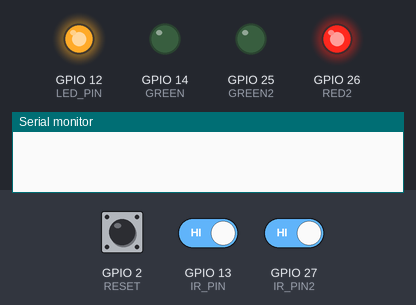
Bench run of a sketch on a simulated ESP32. Shown: output pins drawn as LEDs (lit = HIGH), the last lines printed to the serial monitor. The inputs (shaded band) are chosen by the test bench; at power-on: GPIO 13 (IR_PIN) HIGH, GPIO 27 (IR_PIN2) HIGH, GPIO 2 (RESET) HIGH.

Above: at 1.2 s.
1.3 s: GPIO 13 (IR_PIN) driven LOW
At 2.0 s:
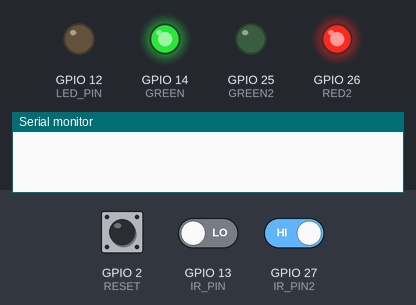
11.5 s: GPIO 27 (IR_PIN2) driven LOW
At 12.2 s:
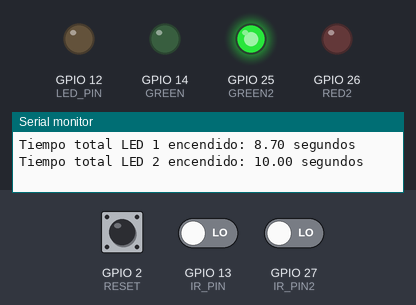
21.5 s: GPIO 13 (IR_PIN) driven HIGH
At 22.2 s:
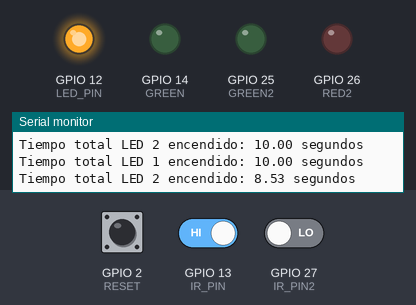
23.0 s: GPIO 13 (IR_PIN) driven LOW
At 23.3 s:
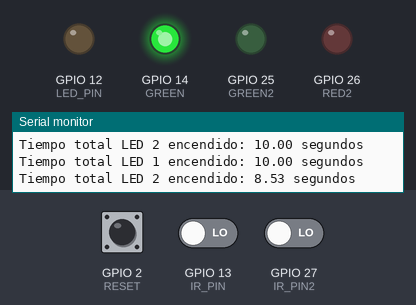
31.5 s: GPIO 27 (IR_PIN2) driven HIGH
At 32.2 s:
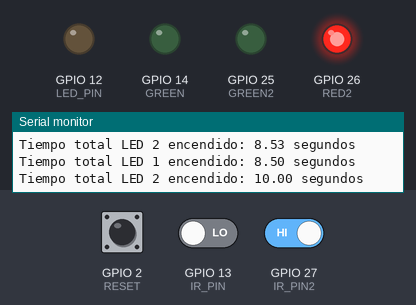
33.0 s: GPIO 13 (IR_PIN) driven HIGH and GPIO 27 (IR_PIN2) driven LOW
At 33.3 s:
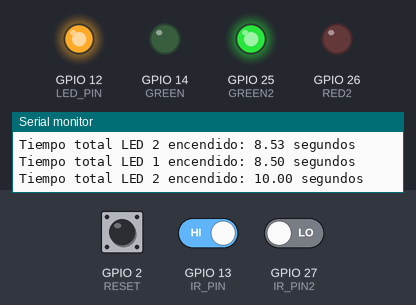
Timing chart, 0 to 41.6 s (numbered marks = the images above; inputs shaded):
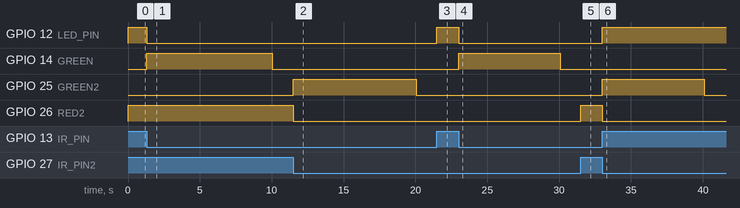

Measured:
- after the input at 1.3 s, GPIO 12 (LED_PIN): HIGH → LOW at once; GPIO 14 (GREEN): LOW → HIGH at once, → LOW 8.7 s later
- after the input at 11.5 s, GPIO 25 (GREEN2): LOW → HIGH at once, → LOW 8.6 s later; GPIO 26 (RED2): HIGH → LOW at once
- after the input at 21.5 s, GPIO 12 (LED_PIN): LOW → HIGH at once
- after the input at 23.0 s, GPIO 12 (LED_PIN): HIGH → LOW at once; GPIO 14 (GREEN): LOW → HIGH at once, → LOW 7.1 s later
- after the input at 31.5 s, GPIO 26 (RED2): LOW → HIGH at once
- after the input at 33.0 s, GPIO 12 (LED_PIN): LOW → HIGH at once; GPIO 25 (GREEN2): LOW → HIGH at once, → LOW 7.1 s later; GPIO 26 (RED2): HIGH → LOW at once

The sketch:

configBasica.ino
```cpp
#define IR_PIN 13
#define LED_PIN 12
#define GREEN 14
#define RESET 2
#define RED2 26
#define GREEN2 25
#define IR_PIN2 27

unsigned long startTime = 0;
unsigned long ledOnTime1 = 0;
unsigned long ledOffTime1 = 0;
unsigned long totalLedOnTime1 = 0;
bool ledState1 = LOW;

unsigned long ledOnTime2 = 0;
unsigned long ledOffTime2 = 0;
unsigned long totalLedOnTime2 = 0;
bool ledState2 = LOW;

void setup() {
  Serial.begin(9600);
  pinMode(IR_PIN, INPUT);
  pinMode(LED_PIN, OUTPUT);
  pinMode(GREEN, OUTPUT);
  pinMode(RESET, INPUT_PULLUP);
  pinMode(RED2, OUTPUT);
  pinMode(IR_PIN2, INPUT);
  pinMode(GREEN2, OUTPUT);

  digitalWrite(LED_PIN, LOW);
  digitalWrite(GREEN, LOW);
  digitalWrite(RED2, LOW);
  digitalWrite(GREEN2, LOW);

  resetState();
}

void resetState() {
  startTime = millis();
  totalLedOnTime1 = 0;
  ledState1 = LOW;
  digitalWrite(LED_PIN, LOW);
  digitalWrite(GREEN, LOW);

  totalLedOnTime2 = 0;
  ledState2 = LOW;
  digitalWrite(RED2, LOW);
  digitalWrite(GREEN2, LOW);
}

void loop() {
  if (millis() - startTime >= 10000) {
    float ledOffTime1 = 10.0 - totalLedOnTime1 / 1000.0;
    Serial.print("Tiempo total LED 1 encendido: ");
    Serial.print(ledOffTime1);
    Serial.println(" segundos");

    float ledOffTime2 = 10.0 - totalLedOnTime2 / 1000.0;
    Serial.print("Tiempo total LED 2 encendido: ");
    Serial.print(ledOffTime2);
    Serial.println(" segundos");

    while (1) {
      digitalWrite(LED_PIN, LOW);
      digitalWrite(GREEN, LOW);
      digitalWrite(RED2, LOW);
      digitalWrite(GREEN2, LOW);
      if(digitalRead(RESET) == HIGH){
        resetState();
        break;
      }
    }
  }

  int irValue1 = digitalRead(IR_PIN);
  if (irValue1 == LOW && ledState1 == HIGH) {
    digitalWrite(LED_PIN, LOW);
    digitalWrite(GREEN, HIGH);
    ledState1 = LOW;
    ledOffTime1 = millis();
    totalLedOnTime1 += (ledOffTime1 - ledOnTime1);
  } else if (irValue1 == HIGH && ledState1 == LOW) {
    digitalWrite(LED_PIN, HIGH);
    digitalWrite(GREEN, LOW);
    ledState1 = HIGH;
    ledOnTime1 = millis();
  }

  int irValue2 = digitalRead(IR_PIN2);
  if (irValue2 == LOW && ledState2 == HIGH) {
    digitalWrite(RED2, LOW);
    digitalWrite(GREEN2, HIGH);
    ledState2 = LOW;
    ledOffTime2 = millis();
    totalLedOnTime2 += (ledOffTime2 - ledOnTime2);
  } else if (irValue2 == HIGH && ledState2 == LOW) {
    digitalWrite(RED2, HIGH);
    digitalWrite(GREEN2, LOW);
    ledState2 = HIGH;
    ledOnTime2 = millis();
  }
}
```
